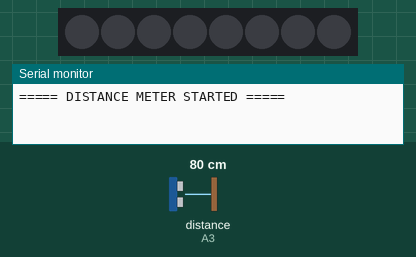
A sketch run on a simulated Arduino Uno, built with avr-gcc and run on an emulated ATmega328P. Parts: 8 RGB LEDs in strip order, left to right, the last lines printed to the serial monitor. Wiring (inferred from the names in the program): ultrasonic range finder: trigger pin 5; echo A3. The inputs (shaded band) are chosen by the test bench; at power-on: distance to the obstacle (sensor on A3) 80 cm. The echo pulse lasts 58.3 µs per cm.

Above: at 1.2 s.
1.3 s: distance to the obstacle (sensor on A3) set to 2 cm
At 2.4 s:
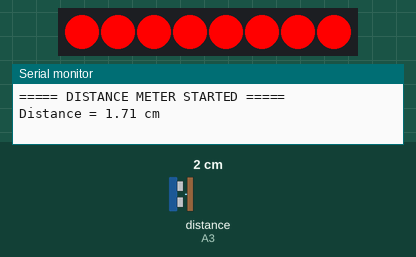
2.9 s: distance to the obstacle (sensor on A3) set to 18 cm
At 4.1 s:
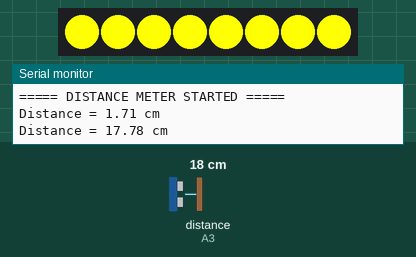
4.4 s: distance to the obstacle (sensor on A3) set to 35 cm
At 4.9 s:
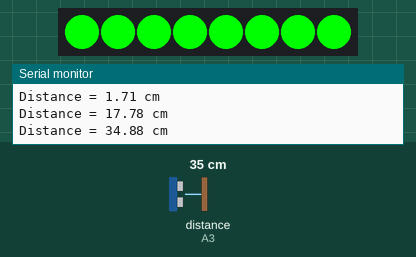
5.9 s: distance to the obstacle (sensor on A3) set to 27 cm
At 7.1 s:
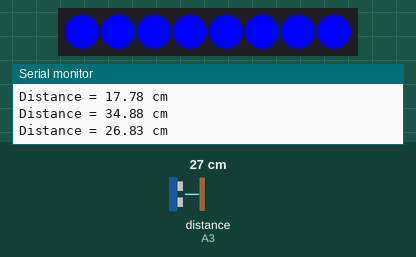
7.4 s: distance to the obstacle (sensor on A3) set to 4 cm
At 8.0 s:
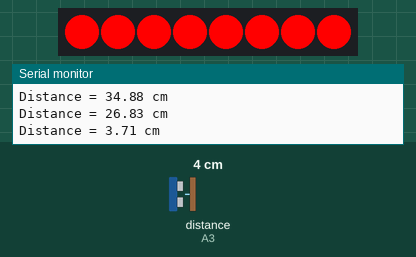
8.9 s: distance to the obstacle (sensor on A3) set to 13 cm
At 9.7 s:
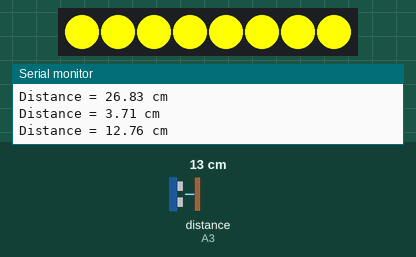
Timing chart, 0 to 11.5 s (numbered marks = the images above; inputs shaded):
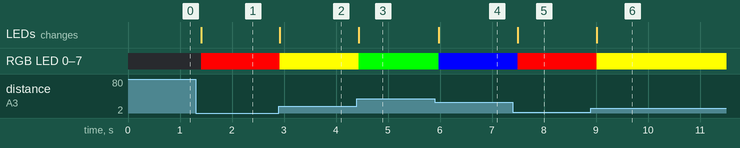

The sketch:

Project_19.ino
```cpp
// Project : Distance Meter (with RGB LED Display)

#include <Adafruit_NeoPixel.h>

#define TRIG 5
#define ECHO A3

#define LED_PIN 11
#define LED_COUNT 8

Adafruit_NeoPixel strip(LED_COUNT, LED_PIN, NEO_GRB + NEO_KHZ800);

const float DETECT_RANGE = 40.0;   // isse door = "no object"

long duration;
float distance;
float lastDistance = -1;
const float THRESHOLD = 0.5;

void setup() {

  pinMode(TRIG, OUTPUT);
  pinMode(ECHO, INPUT);

  strip.begin();
  strip.clear();
  strip.show();

  Serial.begin(9600);
  Serial.println("===== DISTANCE METER STARTED =====");
}

void setColor(byte r, byte g, byte b) {
  for (int i = 0; i < LED_COUNT; i++)
    strip.setPixelColor(i, strip.Color(r, g, b));
  strip.show();
}

void loop() {

  digitalWrite(TRIG, LOW);
  delayMicroseconds(2);

  digitalWrite(TRIG, HIGH);
  delayMicroseconds(10);

  digitalWrite(TRIG, LOW);

  duration = pulseIn(ECHO, HIGH, 30000);

  distance = (duration == 0) ? 999 : duration / 58.0;

  // ---------- No Object (stable OFF) ----------
  if (distance > DETECT_RANGE) {

    strip.clear();
    strip.show();

    if (lastDistance != -1) {
      Serial.println("No Object - LEDs OFF");
      lastDistance = -1;
    }

    delay(150);
    return;
  }

  // ---------- Object Detected ----------
  if (distance <= 10) {
    setColor(255, 0, 0);        // Red - Very Close
  }
  else if (distance <= 20) {
    setColor(255, 255, 0);      // Yellow - Close
  }
  else if (distance <= 30) {
    setColor(0, 0, 255);        // Blue - Medium
  }
  else {
    setColor(0, 255, 0);        // Green - Far (within range)
  }

  if (abs(distance - lastDistance) > THRESHOLD) {

    Serial.print("Distance = ");
    Serial.print(distance);
    Serial.println(" cm");

    lastDistance = distance;
  }

  delay(150);
}
```

Measured:
- after the input at 1.3 s, RGB LED 0–7: off → RGB(255, 0, 0) after 0.10 s; the LEDs: change after 0.10 s (image 1)
- after the input at 2.9 s, RGB LED 0–7: RGB(255, 0, 0) → RGB(255, 255, 0) at once; the LEDs: change at once (image 2)
- after the input at 4.4 s, RGB LED 0–7: RGB(255, 255, 0) → RGB(0, 255, 0) at once; the LEDs: change at once (image 3)
- after the input at 5.9 s, RGB LED 0–7: RGB(0, 255, 0) → RGB(0, 0, 255) after 0.07 s; the LEDs: change after 0.07 s (image 4)
- after the input at 7.4 s, RGB LED 0–7: RGB(0, 0, 255) → RGB(255, 0, 0) after 0.10 s; the LEDs: change after 0.10 s (image 5)
- after the input at 8.9 s, RGB LED 0–7: RGB(255, 0, 0) → RGB(255, 255, 0) after 0.11 s; the LEDs: change after 0.11 s (image 6)
